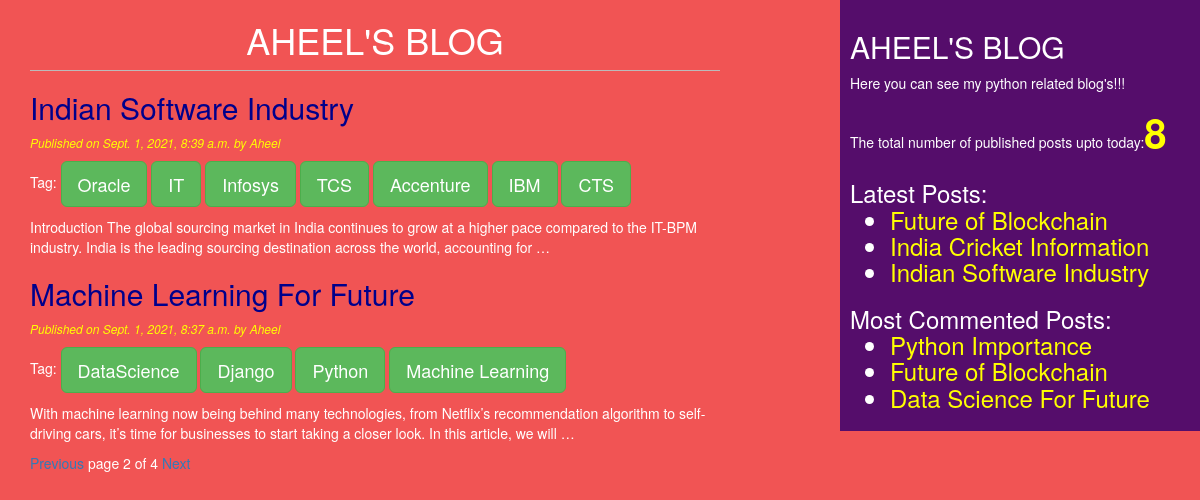
Screenshot of /?page=2 with the database file from the repository.
### blog/models.py (models this page shows, shortened)
class Post(models.Model):
    STATUS_CHOICES = (('draft','Darft'),('published','Published'))
    title = models.CharField(max_length=264)
    slug = models.SlugField(max_length=265,unique_for_date='publish')
    author = models.ForeignKey(User,related_name='blog_posts',on_delete=CASCADE)
    body = models.TextField()
    publish = models.DateTimeField(default=timezone.now)
    created = models.DateTimeField(auto_now_add=True)
    updated = models.DateTimeField(auto_now=True)
    status = models.CharField(max_length=10,choices=STATUS_CHOICES,default='draft')
    objects = CustomManager()
    tags = TaggableManager()
    class Meta:
        ordering = ('-publish',)
    def get_absolute_url(self):
        return reverse('post_detail',args=[self.publish.year,self.publish.strftime('%m'),self.publish.strftime('%d'),self.slug])

### blog/views.py (the view)
# urls.py: path('',views.post_list_view),
def post_list_view(request,tag_slug=None):
    post_list = Post.objects.all()
    tag = None
    if tag_slug:
        tag = get_object_or_404(Tag,slug=tag_slug)
        post_list = post_list.filter(tags__in=[tag])
    paginator = Paginator(post_list,2)
    page_number = request.GET.get('page')
    try:
        post_list = paginator.page(page_number)
    except PageNotAnInteger:
        post_list = paginator.page(1)
    except EmptyPage:
        post_list = paginator.page(paginator.num_pages)
    return render(request,'blog/post_list.html',{'post_list':post_list,'tag':tag})

### blog/models.py (called while the page is built)
    def get_queryset(self):
        return super().get_queryset().filter(status='published')

### blog/templatetags/blog_tags.py (called while the page is built)
@register.simple_tag
def total_posts():
    return Post.objects.count()

@register.inclusion_tag('blog/latest_posts.html')
def latest_posts(count=3):
    latest_posts = Post.objects.all().order_by('-publish')[:count]
    return {'latest_posts':latest_posts}

@register.inclusion_tag('blog/most_commented.html')
def most_commented_posts(count=3):
    most_commented = Post.objects.annotate(total_comments=Count('comments')).order_by('-total_comments')[:count]
    return{'most_commented':most_commented}

### templates/blog/post_list.html (shortened to what this page needs)
{% extends 'blog/base.html' %}
    {% block content_block %}
        <h1>AHEEL'S BLOG</h1>
        {% for post in post_list %}
       <h2><a id="hh" href="{{post.get_absolute_url}}">{{post.title}}</a></h2>
        <p id="date">Published on {{post.publish}} by {{post.author|title}}</p>
        <p>Tag:
        {% for tag in post.tags.all %}
            <a class="btn btn-success btn-lg" href="{%url 'post_list_by_tag_name' tag.slug %}">{{tag.name}}</a>
            {% endfor %}
        </p>
        {{post.body|truncatewords:30|linebreaks}}
        {% endfor %}
        {% include 'blog/pagination.html' with page=post_list %}
    {% endblock %}

### templates/blog/latest_posts.html
<ul>
    {% for post in latest_posts %}
    <li><a id="lp" href="{{post.get_absolute_url}}">{{post.title}}</a></li>
    {% endfor %}
</ul>

### templates/blog/most_commented.html
<ul>
    {% for post in most_commented %}
    <li><a id="lp" href="{{post.get_absolute_url}}">{{post.title}}</a></li>
    {% endfor %}
</ul>

### static/css/blog.css (style rules this page uses)
h1 { text-align: center; border-bottom: 1px solid #bbb; padding: 0 0 10px 0; }
body { background:rgb(241, 84, 84); color: white; }
#date { color: yellow; font-size: 12px; font-style: italic; }
#hh { color:darkblue; }
#lp { color: yellow; }

### rows the page displays
Post: title "Indian Software Industry", publish "Sept. 1, 2021, 8:39 a.m.", author "Aheel", body "Introduction The global sourcing market in India continues to grow at a higher pace compared to the IT-BPM industry. India is the leading sourcing destination across the world, accounting for …"
Tag: name "Oracle"
Tag: name "IT"
Tag: name "Infosys"
Tag: name "TCS"
Tag: name "Accenture"
Tag: name "IBM"
Tag: name "CTS"
Post: title "Machine Learning For Future", publish "Sept. 1, 2021, 8:37 a.m.", author "Aheel", body "With machine learning now being behind many technologies, from Netflix’s recommendation algorithm to self-driving cars, it’s time for businesses to start taking a closer look. In this article, we will …"
Tag: name "DataScience"
Tag: name "Django"
Tag: name "Python"
Tag: name "Machine Learning"
Post: title "Future of Blockchain"
Post: title "India Cricket Information"
Post: title "Python Importance"
Post: title "Data Science For Future"

### other values shown
{{ page.number }} "2"
{{ page.paginator.num_pages }} "4"
